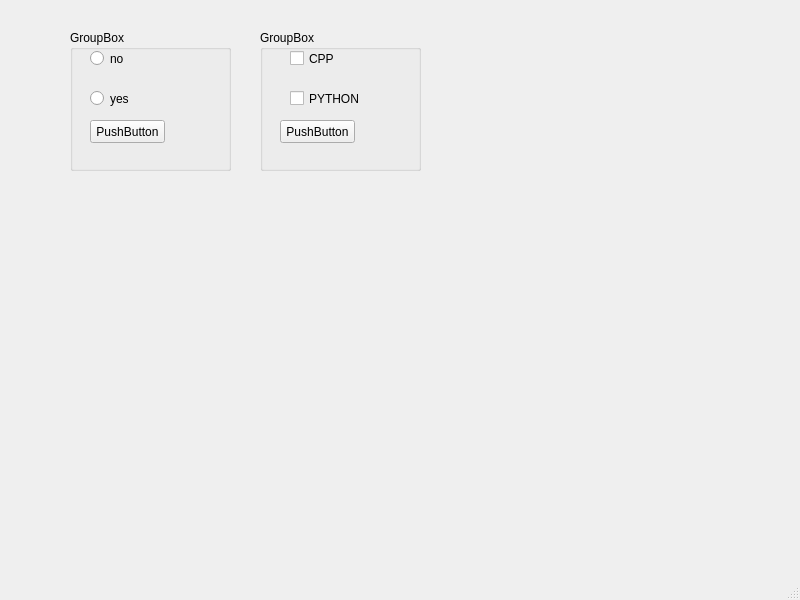
<?xml version="1.0" encoding="UTF-8"?>
<ui version="4.0">
 <class>MainWindow</class>
 <widget class="QMainWindow" name="MainWindow">
  <property name="geometry">
   <rect>
    <x>0</x>
    <y>0</y>
    <width>800</width>
    <height>600</height>
   </rect>
  </property>
  <property name="windowTitle">
   <string>MainWindow</string>
  </property>
  <widget class="QWidget" name="centralwidget">
   <widget class="QGroupBox" name="groupBox">
    <property name="geometry">
     <rect>
      <x>70</x>
      <y>30</y>
      <width>161</width>
      <height>141</height>
     </rect>
    </property>
    <property name="title">
     <string>GroupBox</string>
    </property>
    <widget class="QRadioButton" name="rb_no">
     <property name="geometry">
      <rect>
       <x>20</x>
       <y>20</y>
       <width>82</width>
       <height>17</height>
      </rect>
     </property>
     <property name="text">
      <string>no</string>
     </property>
    </widget>
    <widget class="QRadioButton" name="rb_yes">
     <property name="geometry">
      <rect>
       <x>20</x>
       <y>60</y>
       <width>82</width>
       <height>17</height>
      </rect>
     </property>
     <property name="text">
      <string>yes</string>
     </property>
    </widget>
    <widget class="QPushButton" name="pushButton">
     <property name="geometry">
      <rect>
       <x>20</x>
       <y>90</y>
       <width>75</width>
       <height>23</height>
      </rect>
     </property>
     <property name="text">
      <string>PushButton</string>
     </property>
    </widget>
   </widget>
   <widget class="QGroupBox" name="groupBox_2">
    <property name="geometry">
     <rect>
      <x>260</x>
      <y>30</y>
      <width>161</width>
      <height>141</height>
     </rect>
    </property>
    <property name="title">
     <string>GroupBox</string>
    </property>
    <widget class="QPushButton" name="pushButton_2">
     <property name="geometry">
      <rect>
       <x>20</x>
       <y>90</y>
       <width>75</width>
       <height>23</height>
      </rect>
     </property>
     <property name="text">
      <string>PushButton</string>
     </property>
    </widget>
    <widget class="QCheckBox" name="cb_cpp">
     <property name="geometry">
      <rect>
       <x>30</x>
       <y>20</y>
       <width>70</width>
       <height>17</height>
      </rect>
     </property>
     <property name="text">
      <string>CPP</string>
     </property>
    </widget>
    <widget class="QCheckBox" name="cb_python">
     <property name="geometry">
      <rect>
       <x>30</x>
       <y>60</y>
       <width>70</width>
       <height>17</height>
      </rect>
     </property>
     <property name="text">
      <string>PYTHON</string>
     </property>
    </widget>
   </widget>
  </widget>
  <widget class="QMenuBar" name="menubar">
   <property name="geometry">
    <rect>
     <x>0</x>
     <y>0</y>
     <width>800</width>
     <height>21</height>
    </rect>
   </property>
  </widget>
  <widget class="QStatusBar" name="statusbar"/>
 </widget>
 <resources/>
 <connections/>
</ui>
